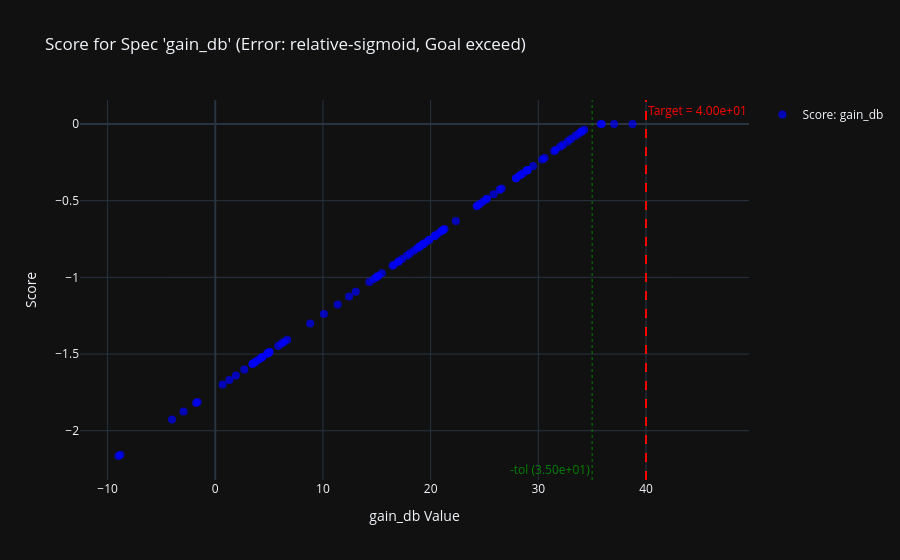
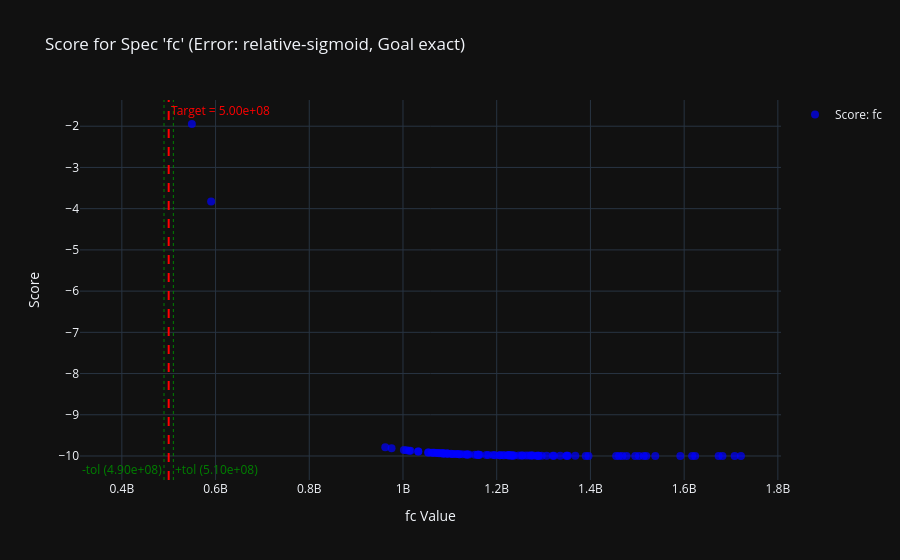

The notebook cell these images were saved under, in order:
### Code cell
circuit_optimizer.plot_score_value_by_spec(spec_name="gain_db", show=True)
circuit_optimizer.plot_score_value_by_spec(spec_name="fc", show=True)
circuit_optimizer.plot_score_value_by_spec(spec_name="pm", show=True)
